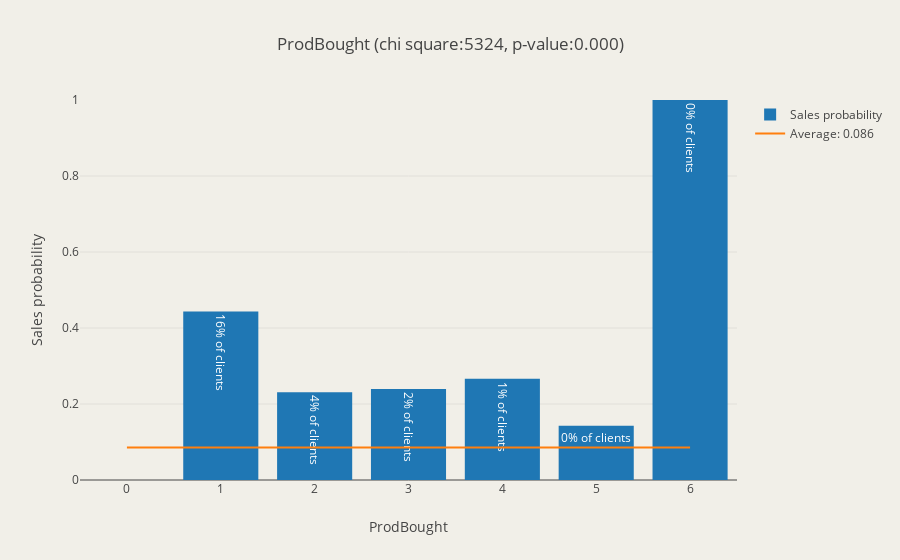

Write notebook code for a chart like this one.
### Markdown cell above
### ProdBought ###

Number of different products previously bought

### Code cell
chi, pval, fig = analyze_feature('ProdBought', db1, categorical=False)
scores['ProdBought'] = (chi, pval)
iplot(fig)

### Figure 1 — Plotly figure (JSON) as saved in the notebook; plotly's stock layout.template omitted (floating-point values rounded to 4 significant figures)
{"data": [{"error_y": {"array": [0, 0.4969, 0.4218, 0.4272, 0.4437, 0.3631, null], "type": "data", "visible": false}, "name": "Sales probability", "text": ["78% of clients", "16% of clients", "4% of clients", "2% of clients", "1% of clients", "0% of clients", "0% of clients"], "type": "bar", "x": [0, 1, 2, 3, 4, 5, 6], "y": [0, 0.4435, 0.231, 0.2393, 0.2661, 0.1429, 1]}, {"mode": "lines", "name": "Average: 0.086", "type": "scatter", "x": [0, 6], "y": [0.08575, 0.08575]}], "layout": {"barmode": "group", "paper_bgcolor": "rgb(241,239,232)", "plot_bgcolor": "rgb(241,239,232)", "title": "ProdBought (chi square:5324, p-value:0.000)", "xaxis": {"title": "ProdBought"}, "yaxis": {"range": [0, 1], "title": "Sales probability"}}}
